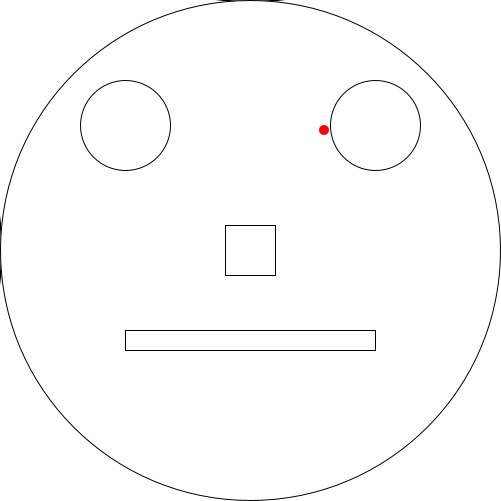
Frame 1 (no input)
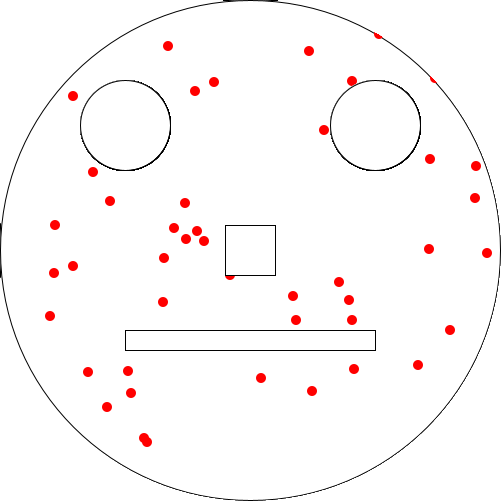
Frame 60 (the mouse pressed at the canvas centre just before this capture)
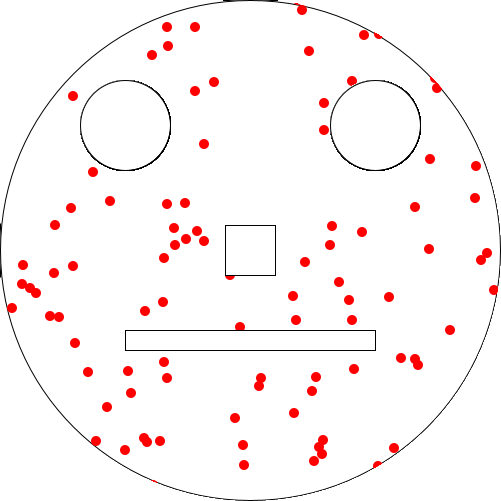
Frame 120 (the mouse held since frame 60 and released just before this capture)

The Processing sketch that drew these frames (run headless with seeded random() and noise(); from frame 60 on, the mouse is pressed at the canvas centre):

// Processing sketch: Happy_Measles_Structure
// ── Happy_Measles_Structure.pde
//Happy Measles, Structured Program

//Variables Go Here

void setup () {
  //Notice the overlap of lines, seperated by 1 pixel
  size (501, 501);
  //fullScreen();
  //print("Screen Dimension" + "\n My display width is " + displayWidth + "\nDisplay height is " + displayHeight);

  fill (#FFFFFF);
  rect (0, 0, 800, 800);
  fill(255);
  ellipse (250, 250, 500, 500); //face
  ellipse (125, 125, 75, 75); //eye left
  ellipse (375, 125, 75, 75); //eye right
  rectMode (CENTER);
  rect (250, 250, 50, 50); //nose
  rect (250, 250+90, 250, 20); //mouth
  rectMode (CORNER);
  //ellipse (displayWidth/2, displayHeight/2, displayHeight, displayHeight); //face
  //ellipse (displayWidth*3/8, displayHeight/4, displayWidth/10, displayWidth/10); //eye left
  //ellipse (displayWidth*5/8, displayHeight/4, displayWidth/10, displayWidth/10); //eye right
  //rectMode (CENTER); //change the default from CORNER
  //rect (displayWidth/2, displayHeight/2, displayHeight/11, displayHeight/11); //nose
  //rect (displayWidth/2, displayHeight/2+displayHeight/6, displayHeight/2, displayHeight/20); // mouth
  //rectMode (CORNER); //Change back to the Default
}

void draw () {
  //ellipse (int (random(0, 502)), int (random(0,502)), 800, 800);
  noStroke(); //Change the default
  fill(#FF0000); //Beautiful Red colour
  ellipse (int (random(0, 502)), int (random(0, 502)), 10, 10); //Measles Start, Casting Review
  //ellipse (random(0, 502), random(0, 502), 10, 10); //Measles Start,
  //ellipse (random(0, 502), random(0, 502), 10, 10);

  stroke(1);
  fill(#FFFFFF); //so my doesn't get a red color
  ellipse (125, 125, 75, 75); //eye left
  ellipse (125, 125, 90, 90); //eye left outside
  ellipse (375, 125, 75, 75); //eye right
  ellipse (375, 125, 90, 90); //eye right outside
  rectMode (CENTER);
  rect (250, 250, 50, 50); //nose
  rect (250, 250+90, 250, 20); //mouth
  rectMode (CORNER);

  noFill ();
  stroke(255);
  strokeWeight (150);
  ellipse (250, 250, 653, 653);
  strokeWeight (1);
}

//void keyPressed () {}

//void mousePressed () {}

/*

 ellipse (random(0, 502), random(0, 502), 10, 10); //Measles Start,
 ellipse (random(0, 502), random(0, 502), 10, 10); //Measles Start,
 ellipse (random(0, 502), random(0, 502), 10, 10); //Measles Start,
 ellipse (random(0, 502), random(0, 502), 10, 10); //Measles Start,
 ellipse (random(0, 502), random(0, 502), 10, 10); //Measles Start,
 ellipse (random(0, 502), random(0, 502), 10, 10); //Measles Start,
 ellipse (random(0, 502), random(0, 502), 10, 10); //Measles Start,
 ellipse (random(0, 502), random(0, 502), 10, 10); //Measles Start,
 ellipse (random(0, 502), random(0, 502), 10, 10); //Measles Start,
 ellipse (random(0, 502), random(0, 502), 10, 10); //Measles Start,
 ellipse (random(0, 502), random(0, 502), 10, 10); //Measles Start,
 ellipse (random(0, 502), random(0, 502), 10, 10); //Measles Start,
 ellipse (random(0, 502), random(0, 502), 10, 10); //Measles Start,
 ellipse (random(0, 502), random(0, 502), 10, 10); //Measles Start,
 ellipse (random(0, 502), random(0, 502), 10, 10); //Measles Start,
 ellipse (random(0, 502), random(0, 502), 10, 10); //Measles Start,
 stroke(1); //Change back to the default
 fill(255, 255, 255); //Change back to white
 */
